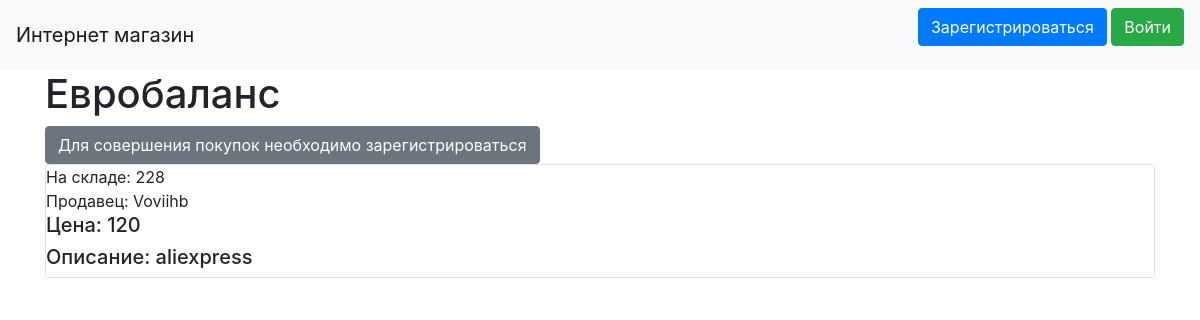
Page /product/1 on the committed database.
### data/products.py (models this page shows, shortened)
class Products(SqlAlchemyBase):
    __tablename__ = 'products'
    id = sqlalchemy.Column(sqlalchemy.Integer, primary_key=True, autoincrement=True)
    title = sqlalchemy.Column(sqlalchemy.String, nullable=True)
    quantity = sqlalchemy.Column(sqlalchemy.Integer, nullable=True)
    price = sqlalchemy.Column(sqlalchemy.Integer, nullable=True)
    description = sqlalchemy.Column(sqlalchemy.String, nullable=True)
    category = sqlalchemy.Column(sqlalchemy.String, nullable=True)
    user_id = sqlalchemy.Column(sqlalchemy.Integer, sqlalchemy.ForeignKey("users.id"))
    user = orm.relationship('User', foreign_keys="Products.user_id", backref="products")

### data/users.py (models this page shows, shortened)
class User(SqlAlchemyBase, UserMixin):
    __tablename__ = 'users'
    id = sqlalchemy.Column(sqlalchemy.Integer, primary_key=True, autoincrement=True)
    name = sqlalchemy.Column(sqlalchemy.String, nullable=True)
    about = sqlalchemy.Column(sqlalchemy.String, nullable=True)
    email = sqlalchemy.Column(sqlalchemy.String, index=True, unique=True, nullable=True)
    role = sqlalchemy.Column(sqlalchemy.Integer)
    hashed_password = sqlalchemy.Column(sqlalchemy.String, nullable=True)
    cart = sqlalchemy.Column(sqlalchemy.String, default="{}")
    created_date = sqlalchemy.Column(sqlalchemy.DateTime, default=datetime.datetime.now)

### main.py (the view)
@app.route('/product/<int:id>', methods=['GET', 'POST'])
def product_page(id):
    db_sess = db_session.create_session()
    product = db_sess.query(Products).filter((Products.id == id)).first()
    return render_template("product.html", item=product)

### data/db_session.py (called while the page is built)
def create_session() -> Session:
    global __factory
    return __factory()

### templates/product.html (shortened to what this page needs)
{% extends "base.html" %}
{% block content %}
<h1>{{item.title}}</h1>
{% if current_user.is_authenticated and current_user.role != "sell" %}
{% if item.quantity > 0 %}
<a href="../buy_product/{{current_user.id}}/{{item.id}}" class="btn btn-secondary">Купить</a>
<a href="../add_to_cart/{{current_user.id}}/{{item.id}}" class="btn btn-secondary">Добавить в корзину</a>
{% endif %}
{% elif current_user.is_authenticated and current_user.role == "sell" %}
<a href="/register" class="btn btn-secondary">Вы не можете покупать товары, так как являетесь продавцом. Зарегистрируйтесь как покупатель</a>
{% else %}
<a href="/register" class="btn btn-secondary">Для совершения покупок необходимо зарегистрироваться</a>
{% endif %}
<div class="col-md6 border rounded">
    <div>
        На складе: {{ item.quantity }}
    </div>
    <div>
        Продавец: {{ item.user.name }}
    </div>
    <div>
        <h5>Цена: {{ item.price }}</h5>
    </div>
    <div>
        <h5>Описание: {{ item.description }}</h5>
    </div>
</div>
{% endblock %}

### rows in the picture
Products: title "Евробаланс", quantity "228", price "120", description "aliexpress"
User: user.name "Voviihb"
